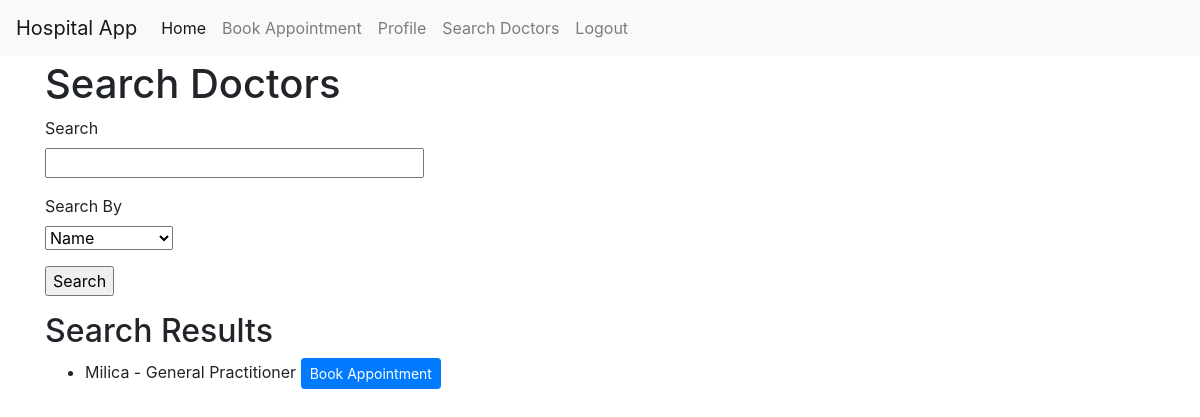
Before: /search_doctors (signed in) with the older database file.
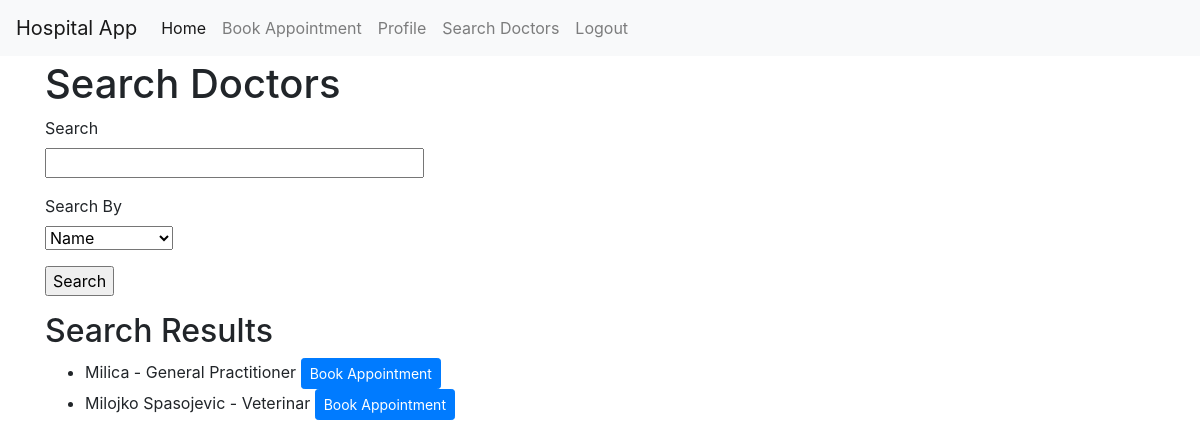
After: the same page with the newer database file.
### models.py (models this page shows, shortened)
class User(UserMixin, db.Model):
    __tablename__ = 'user'
    id = db.Column(db.Integer, primary_key=True)
    email = db.Column(db.String(120), index=True, unique=True, nullable=False)
    password_hash = db.Column(db.String(128), nullable=False)
    role = db.Column(db.String(20), default='patient', nullable=False)  # role: admin, doctor, patient
    appointments = db.relationship('Appointment', backref='doctor', lazy=True, foreign_keys='Appointment.doctor_id')  # Specify foreign key
    medical_records = db.relationship('MedicalRecord', backref='patient', lazy=True)
    name = db.Column(db.String(64), index=True)
    specialization = db.Column(db.String(100), nullable=True)
    position = db.Column(db.String(100), nullable=True)  # Staff

### app.py (the view, shortened to what this page needs)
@app.route('/search_doctors', methods=['GET', 'POST'])
@login_required
def search_doctors():
    if current_user.role != 'patient':
        return "You are not authorized to access this page."
    form = DoctorSearchForm()
    doctors = User.query.filter_by(role='doctor').all()  # Query all doctors by default
    return render_template('patient/search_doctors.html', form=form, doctors=doctors)

### forms.py
class DoctorSearchForm(FlaskForm):
    search_term = StringField('Search', validators=[Optional()])
    search_by = SelectField('Search By', choices=[('name', 'Name'), ('specialization', 'Specialization')], validators=[DataRequired()])
    submit = SubmitField('Search')

### app.py (called while the page is built)
@login_manager.user_loader
def load_user(user_id):
    return db.session.get(User, int(user_id))

### templates/patient/search_doctors.html (shortened to what this page needs)
{% extends 'base.html' %} {% block content %}
<h1>Search Doctors</h1>
<form method="POST">
	<p>
		{{ form.search_term.label }}<br />
		{{ form.search_term(size=32) }}<br />
	</p>
	<p>
		{{ form.search_by.label }}<br />
		{{ form.search_by }}<br />
	</p>
	<p>{{ form.submit() }}</p>
</form>
<h2>Search Results</h2>
<ul>
	{% for doctor in doctors %}
	<li>
		{{ doctor.name }} - {{ doctor.specialization }}
		<a
			href="{{ url_for('book_doctor_appointment', doctor_id=doctor.id) }}"
			class="btn btn-primary btn-sm"
			>Book Appointment</a
		>
	</li>
	{% endfor %}
</ul>
{% endblock %}

Changed rows visible on the page:
added User: name "Milojko Spasojevic", specialization "Veterinar"
